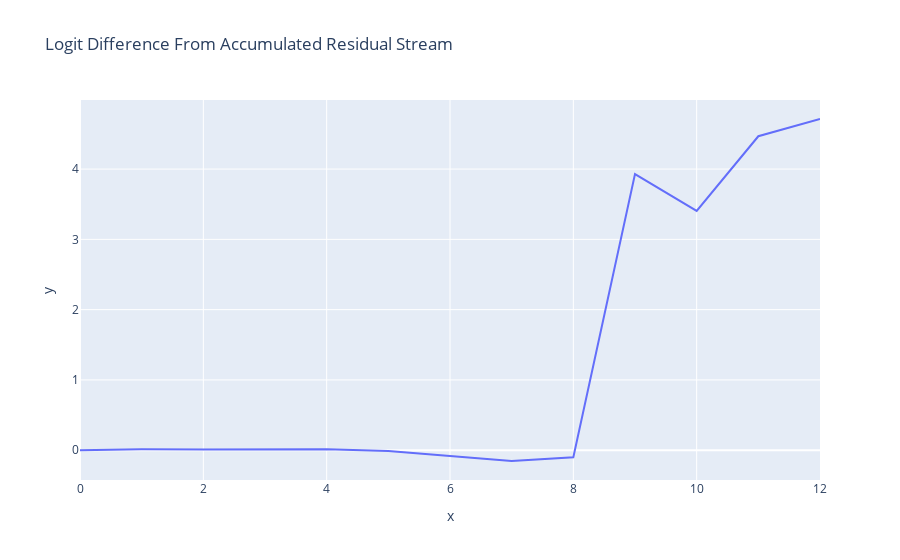

The cell this chart's notebook holds for it:
### Markdown cell above
### Logit Lens

### Code cell
from circuit_utils import residual_stack_to_logit_diff

accumulated_residual, labels = clean_cache.accumulated_resid(layer=-1, incl_mid=False, pos_slice=-1, return_labels=True)
logit_lens_logit_diffs = residual_stack_to_logit_diff(accumulated_residual, logit_diff_directions, prompts, clean_cache)
line(logit_lens_logit_diffs, x=np.arange(model.cfg.n_layers+1), hover_name=labels, title="Logit Difference From Accumulated Residual Stream")

### Figure 1 — Plotly figure (JSON) as saved in the notebook; plotly's stock layout.template omitted (floating-point values rounded to 4 significant figures)
{"data": [{"hovertemplate": "x=%{x}<br>y=%{y}<extra></extra>", "legendgroup": "", "line": {"color": "#636efa", "dash": "solid"}, "marker": {"symbol": "circle"}, "mode": "lines", "name": "", "orientation": "v", "showlegend": false, "type": "scatter", "x": [0, 1, 2, 3, 4, 5, 6, 7, 8, 9, 10, 11, 12], "xaxis": "x", "y": [0.0001065, 0.01373, 0.008617, 0.01595, 0.01495, -0.0109, -0.08675, -0.1539, -0.1, 3.929, 3.406, 4.467, 4.713], "yaxis": "y"}], "layout": {"legend": {"tracegroupgap": 0}, "title": {"text": "Logit Difference From Accumulated Residual Stream"}, "xaxis": {"anchor": "y", "domain": [0, 1], "title": {"text": "x"}}, "yaxis": {"anchor": "x", "domain": [0, 1], "title": {"text": "y"}}}}
